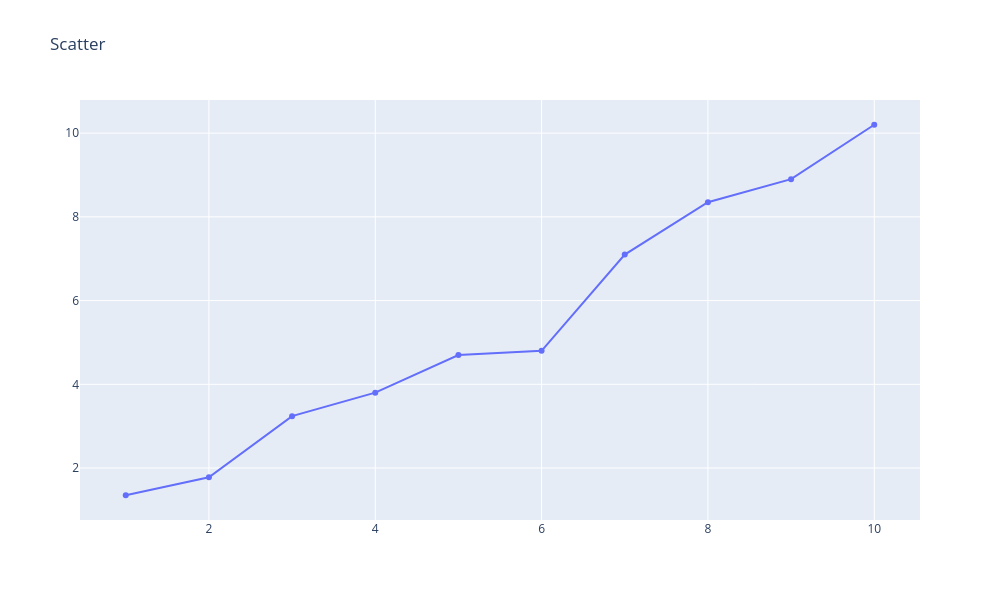

Notebook cell for this chart:
### Code cell
x = [1, 2, 3, 4, 5, 6, 7, 8, 9, 10]
y = [1.35, 1.78, 3.24, 3.8, 4.7, 4.8, 7.1, 8.35, 8.9, 10.2]
fig = go.Figure(
    data=[go.Scatter(x=x, y=y)],
    layout = go.Layout(width=1000, height=600, title="Scatter")
)
fig.show()

### Figure 1 — Plotly figure (JSON) as saved in the notebook; plotly's stock layout.template omitted (floating-point values rounded to 4 significant figures)
{"data": [{"type": "scatter", "x": [1, 2, 3, 4, 5, 6, 7, 8, 9, 10], "y": [1.35, 1.78, 3.24, 3.8, 4.7, 4.8, 7.1, 8.35, 8.9, 10.2]}], "layout": {"height": 600, "title": {"text": "Scatter"}, "width": 1000}}
